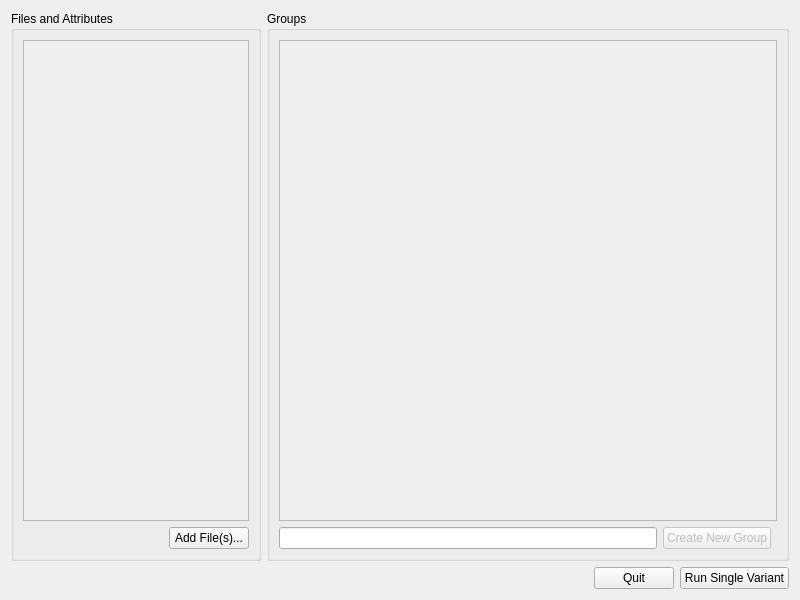
<?xml version="1.0" encoding="UTF-8"?>
<ui version="4.0">
 <class>Dialog</class>
 <widget class="QDialog" name="Dialog">
  <property name="geometry">
   <rect>
    <x>0</x>
    <y>0</y>
    <width>800</width>
    <height>600</height>
   </rect>
  </property>
  <property name="windowTitle">
   <string>Setup</string>
  </property>
  <layout class="QGridLayout" name="gridLayout_4">
   <item row="0" column="2" colspan="3">
    <widget class="QGroupBox" name="groupBox">
     <property name="sizePolicy">
      <sizepolicy hsizetype="Preferred" vsizetype="Preferred">
       <horstretch>0</horstretch>
       <verstretch>0</verstretch>
      </sizepolicy>
     </property>
     <property name="minimumSize">
      <size>
       <width>0</width>
       <height>0</height>
      </size>
     </property>
     <property name="title">
      <string>Groups</string>
     </property>
     <layout class="QGridLayout" name="gridLayout">
      <item row="6" column="1">
       <widget class="QPushButton" name="createNewGroupButton">
        <property name="enabled">
         <bool>false</bool>
        </property>
        <property name="text">
         <string>Create New Group</string>
        </property>
        <property name="autoDefault">
         <bool>false</bool>
        </property>
       </widget>
      </item>
      <item row="6" column="0">
       <widget class="QLineEdit" name="groupLineEdit">
        <property name="minimumSize">
         <size>
          <width>0</width>
          <height>0</height>
         </size>
        </property>
       </widget>
      </item>
      <item row="0" column="0" colspan="3">
       <widget class="QScrollArea" name="svGroupScrollArea">
        <property name="widgetResizable">
         <bool>true</bool>
        </property>
        <widget class="QWidget" name="scrollAreaWidgetContents">
         <property name="geometry">
          <rect>
           <x>0</x>
           <y>0</y>
           <width>484</width>
           <height>468</height>
          </rect>
         </property>
        </widget>
       </widget>
      </item>
     </layout>
    </widget>
   </item>
   <item row="1" column="3">
    <widget class="QPushButton" name="Quit">
     <property name="text">
      <string>Quit</string>
     </property>
     <property name="autoDefault">
      <bool>false</bool>
     </property>
    </widget>
   </item>
   <item row="1" column="4">
    <widget class="QPushButton" name="runSVbutton">
     <property name="text">
      <string>Run Single Variant</string>
     </property>
     <property name="autoDefault">
      <bool>false</bool>
     </property>
    </widget>
   </item>
   <item row="0" column="1">
    <widget class="QGroupBox" name="groupBox_2">
     <property name="sizePolicy">
      <sizepolicy hsizetype="Fixed" vsizetype="Preferred">
       <horstretch>0</horstretch>
       <verstretch>0</verstretch>
      </sizepolicy>
     </property>
     <property name="minimumSize">
      <size>
       <width>250</width>
       <height>0</height>
      </size>
     </property>
     <property name="maximumSize">
      <size>
       <width>250</width>
       <height>16777215</height>
      </size>
     </property>
     <property name="title">
      <string>Files and Attributes</string>
     </property>
     <layout class="QGridLayout" name="gridLayout_3">
      <item row="1" column="2">
       <widget class="QPushButton" name="addFilesButton">
        <property name="text">
         <string>Add File(s)...</string>
        </property>
        <property name="autoDefault">
         <bool>false</bool>
        </property>
       </widget>
      </item>
      <item row="1" column="1">
       <spacer name="horizontalSpacer_2">
        <property name="orientation">
         <enum>Qt::Horizontal</enum>
        </property>
        <property name="sizeHint" stdset="0">
         <size>
          <width>40</width>
          <height>20</height>
         </size>
        </property>
       </spacer>
      </item>
      <item row="0" column="1" colspan="2">
       <widget class="QScrollArea" name="svFileScrollArea">
        <property name="widgetResizable">
         <bool>true</bool>
        </property>
        <widget class="QWidget" name="scrollAreaWidgetContents_2">
         <property name="geometry">
          <rect>
           <x>0</x>
           <y>0</y>
           <width>218</width>
           <height>470</height>
          </rect>
         </property>
        </widget>
       </widget>
      </item>
     </layout>
    </widget>
   </item>
   <item row="1" column="2">
    <spacer name="horizontalSpacer">
     <property name="orientation">
      <enum>Qt::Horizontal</enum>
     </property>
     <property name="sizeHint" stdset="0">
      <size>
       <width>40</width>
       <height>20</height>
      </size>
     </property>
    </spacer>
   </item>
  </layout>
 </widget>
 <resources/>
 <connections/>
</ui>
